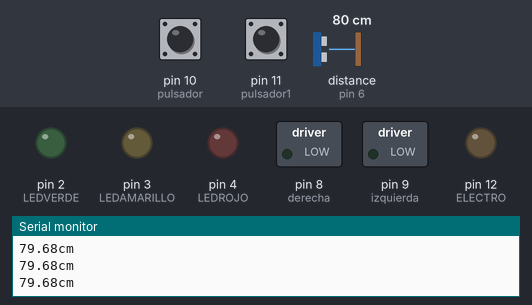
Recording of a sketch running on a simulated Arduino Uno, built with avr-gcc and run on an emulated ATmega328P. Parts: switched loads named in the sketch (green lamp = pin HIGH), output pins drawn as LEDs (lit = HIGH), the last lines printed to the serial monitor. Wiring (inferred from the names in the program): ultrasonic range finder: trigger pin 5; echo pin 6. The inputs (shaded band) are chosen by the test bench; at power-on: distance to the obstacle (sensor on pin 6) 80 cm, pin 10 (pulsador) HIGH, pin 11 (pulsador1) HIGH. The echo pulse lasts 58.3 µs per cm; pins used as bus, display or sensor lines are not drawn.

Above: at 1.3 s.
1.4 s: distance to the obstacle (sensor on pin 6) set to 32 cm
3.2 s: distance to the obstacle (sensor on pin 6) set to 28 cm
At 4.9 s:
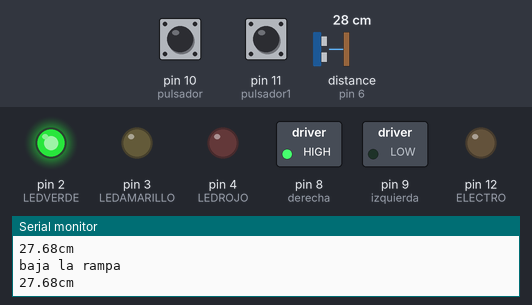
5.5 s: pin 10 (pulsador) pulled LOW for 0.3 s
At 6.2 s:
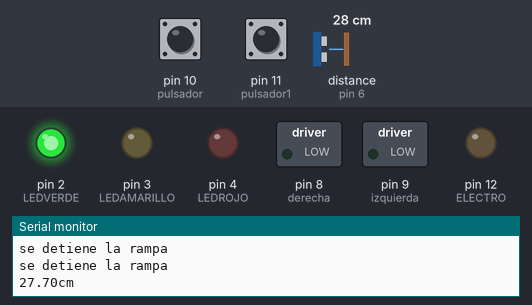
7.9 s: pin 11 (pulsador1) pulled LOW for 0.3 s
At 8.3 s:
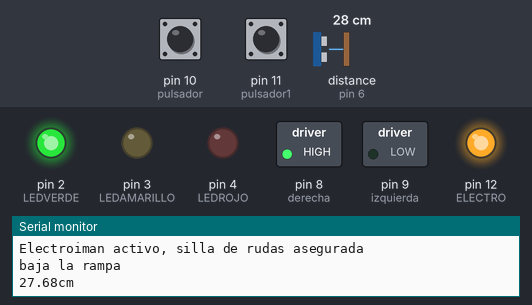
9.9 s: distance to the obstacle (sensor on pin 6) set to 18 cm
12.9 s: distance to the obstacle (sensor on pin 6) set to 14 cm
At 13.9 s:
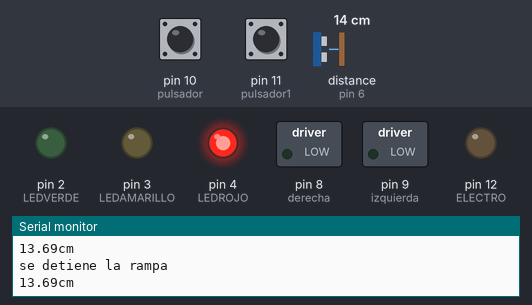
Timing chart, 0 to 15.9 s (numbered marks = the images above; inputs shaded):
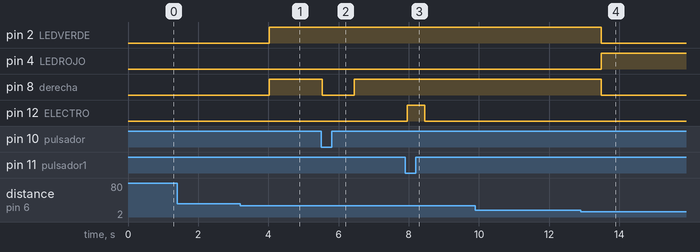

Measured:
- the behaviour switches between 31 and 30 cm on distance to the obstacle (sensor on pin 6) (found by bisection; images 0 and 1)
- the behaviour switches between 16 and 15 cm on distance to the obstacle (sensor on pin 6) (found by bisection; images 3 and 4)
- after the input at 3.2 s, pin 2 (LEDVERDE), pin 8 (derecha): LOW → HIGH after 0.83 s
- after the input at 5.5 s, pin 8 (derecha): HIGH → LOW at once, → HIGH 0.90 s later
- after the input at 7.9 s, pin 12 (ELECTRO): LOW → HIGH after 0.05 s, → LOW 0.51 s later
- after the input at 12.9 s, pin 2 (LEDVERDE), pin 8 (derecha): HIGH → LOW after 0.58 s; pin 4 (LEDROJO): LOW → HIGH after 0.58 s

The sketch:

prueba4_fase2.ino
```cpp
// Pines utilizados
#define LEDVERDE 2
#define LEDAMARILLO 3
#define LEDROJO 4
#define TRIGGER 5
#define ECHO 6
#define ELECTRO 12


const int pulsador=10;      //señal del boton
const int pulsador1=11;      //push para electroiman
int derecha=8;             //salida al puente h para giro a la derecha (puedes usar cualquier otro pin)
int izquierda=9;          //giro izq
boolean estado_pul=true;   //para guardar el estado del  pulsador (lo inicializo en 1 porque lo tienes pull-up)
boolean estado_ant_pul=true;
int direccion=0;        //con esta variable vamos a controlar el motor
int val;
int vol;


// Constantes
const float sonido = 34300.0; // Velocidad del sonido en cm/s
const float umbral1 = 30.0;
const float umbral2 = 15.0;
const float umbral3 = 30.0;

void setup() {
  // Iniciamos el monitor serie
  Serial.begin(9600);

  // Modo entrada/salida de los pines
  pinMode(LEDVERDE, OUTPUT);
  pinMode(LEDAMARILLO, OUTPUT);
  pinMode(LEDROJO, OUTPUT);
  pinMode(ECHO, INPUT);
  pinMode(TRIGGER, OUTPUT);
  pinMode(ELECTRO, OUTPUT);

  pinMode(pulsador,INPUT);
  pinMode(pulsador1,INPUT);
  pinMode(derecha,OUTPUT);
  pinMode(izquierda,OUTPUT);
  digitalWrite(derecha,LOW);     //comienza con el motor apagado
  digitalWrite(izquierda,LOW);
  val=digitalRead(pulsador);
  vol=digitalRead(pulsador1);

  // Apagamos todos los LEDs
  apagarLEDs();

}

void loop() {
  // Preparamos el sensor de ultrasonidos
  iniciarTrigger();

  // Obtenemos la distancia
  float distancia = calcularDistancia();

  val=digitalRead(pulsador);
  vol=digitalRead(pulsador1);

  // Apagamos todos los LEDs
  apagarLEDs();
  motor();


  // Lanzamos alerta si estamos dentro del rango de peligro
  if (distancia < umbral1)
  {
    // Lanzamos alertas
    alertas(distancia);
  }


}

// Apaga todos los LEDs
void apagarLEDs()
{
  // Apagamos todos los LEDs
  digitalWrite(LEDVERDE, LOW);
  digitalWrite(LEDAMARILLO, LOW);
  digitalWrite(LEDROJO, LOW);
  digitalWrite(ELECTRO, LOW);
}

// Función que comprueba si hay que lanzar alguna alerta visual o sonora

void alertas(float distancia)
{

val=digitalRead(pulsador);
estado_pul=digitalRead(pulsador);
  if (distancia < umbral1 && distancia >= umbral2)
  {


    // Encendemos el LED verde y comienza a bajar la plataforma
    digitalWrite(LEDVERDE, HIGH);
    digitalWrite(derecha,HIGH);
    digitalWrite(izquierda,LOW);
    Serial.println("baja la rampa");


    while(val ==0){
    digitalWrite(derecha,LOW);
    digitalWrite(izquierda,LOW);
    Serial.println("se detiene la rampa");
    val=digitalRead(pulsador);
    delay(100);
    }

  }

  else if (distancia <= umbral2)
  {
    // Encendemos el LED rojo, y no baja la plataforma
    digitalWrite(LEDROJO, HIGH);
        digitalWrite(derecha,LOW);
    digitalWrite(izquierda,LOW);
    Serial.println("se detiene la rampa");


  }

}

void motor ()
{
vol=digitalRead(pulsador1);

  if (vol == LOW){

    digitalWrite(ELECTRO, HIGH);
    Serial.println("Electroiman activo, silla de rudas asegurada");


    }

  else { digitalWrite(ELECTRO,LOW);
}

  }

// Método que calcula la distancia a la que se encuentra un objeto.
// Devuelve una variable tipo float que contiene la distancia
float calcularDistancia()
{
  // La función pulseIn obtiene el tiempo que tarda en cambiar entre estados, en este caso a HIGH
  unsigned long tiempo = pulseIn(ECHO, HIGH);

  // Obtenemos la distancia en cm, hay que convertir el tiempo en segudos ya que está en microsegundos
  // por eso se multiplica por 0.000001
  float distancia = tiempo * 0.000001 * sonido / 2.0;
  Serial.print(distancia);
  Serial.print("cm");
  Serial.println();
  delay(500);

  return distancia;
}


// Método que inicia la secuencia del Trigger para comenzar a medir
void iniciarTrigger()
{
  // Ponemos el Triiger en estado bajo y esperamos 2 ms
  digitalWrite(TRIGGER, LOW);
  delayMicroseconds(2);

  // Ponemos el pin Trigger a estado alto y esperamos 10 ms
  digitalWrite(TRIGGER, HIGH);
  delayMicroseconds(10);

  // Comenzamos poniendo el pin Trigger en estado bajo
  digitalWrite(TRIGGER, LOW);
}
```
